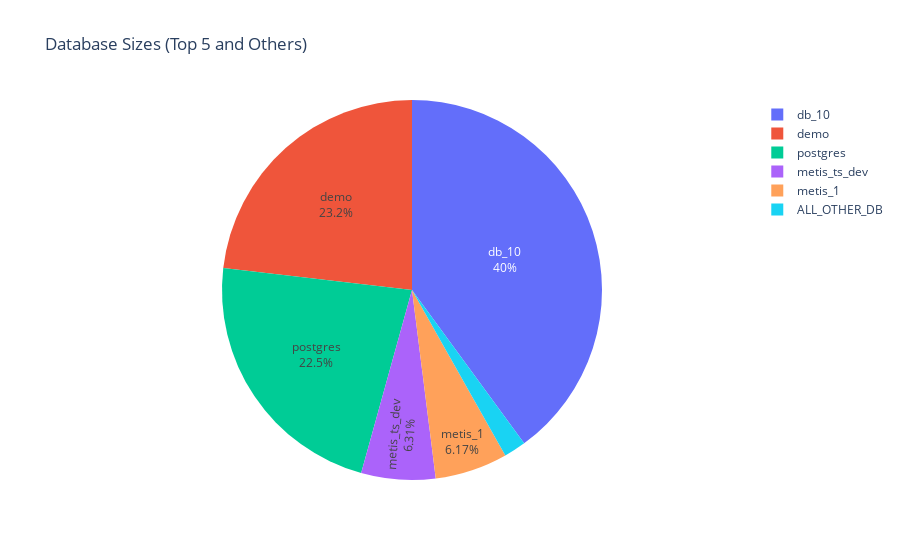

Here is the notebook cell this chart was saved with:
### Code cell
import pandas as pd
import plotly.express as px
from IPython.display import display

try:
    # Call the function with both the connection string and SQL query
    df = execute_sql_query(con_str, sql_command)
    
    # Sort the dataframe by size in descending order
    df_sorted = df.sort_values('database_size_kb', ascending=False)
    
    # Get the top 5 databases
    top_5 = df_sorted.head(5)
    
    # Calculate the sum of the rest
    other_sum = df_sorted.iloc[5:]['database_size_kb'].sum()
    
    # Create a new dataframe for the pie chart
    other_df = pd.DataFrame({'database_name': ['ALL_OTHER_DB'], 'database_size_kb': [other_sum]})
    pie_data = pd.concat([top_5, other_df], ignore_index=True)
    
    # Create the pie chart using Plotly Express
    fig = px.pie(pie_data, 
                 values='database_size_kb', 
                 names='database_name', 
                 title='Database Sizes (Top 5 and Others)',
                 hover_data=['database_size_kb'])
    
    # Update the layout for better readability
    fig.update_traces(textposition='inside', textinfo='percent+label')
    fig.update_layout(uniformtext_minsize=12, uniformtext_mode='hide')
    
    # Display the pie chart
    fig.show()
    
    # Display the original dataframe as a styled table
    styled_df = df.style.set_properties(**{'text-align': 'left'}) \
        .set_table_styles([dict(selector='th', props=[('text-align', 'center')])]) \
        .highlight_max(subset=['database_size_kb'], color='red')
    
    display(styled_df)
    
except Exception as e:
    print(f"An error occurred: {str(e)}")

### Figure 1 — Plotly figure (JSON) as saved in the notebook; plotly's stock layout.template omitted (floating-point values rounded to 4 significant figures)
{"data": [{"customdata": [[1375220], [797316], [775356], [217228], [212548], [64548]], "domain": {"x": [0, 1], "y": [0, 1]}, "hovertemplate": "database_name=%{label}<br>database_size_kb=%{customdata[0]}<extra></extra>", "labels": ["db_10", "demo", "postgres", "metis_ts_dev", "metis_1", "ALL_OTHER_DB"], "legendgroup": "", "name": "", "showlegend": true, "textinfo": "percent+label", "textposition": "inside", "type": "pie", "values": [1375220, 797316, 775356, 217228, 212548, 64548]}], "layout": {"legend": {"tracegroupgap": 0}, "title": {"text": "Database Sizes (Top 5 and Others)"}, "uniformtext": {"minsize": 12, "mode": "hide"}}}
